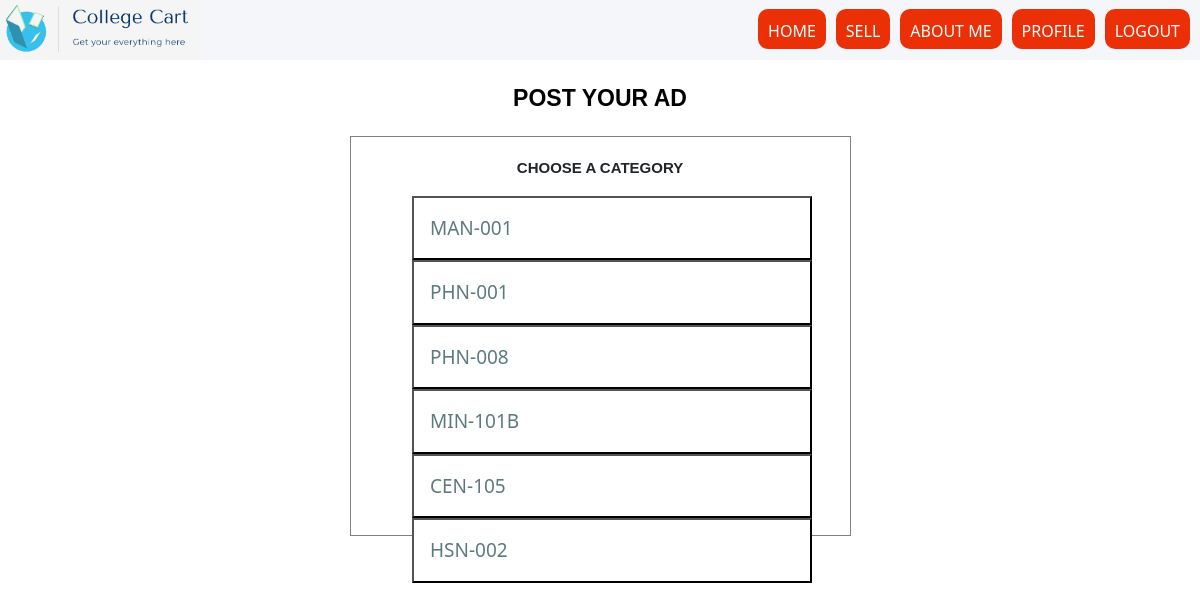
Page /shop/ad/ (signed in) on the earlier database version.
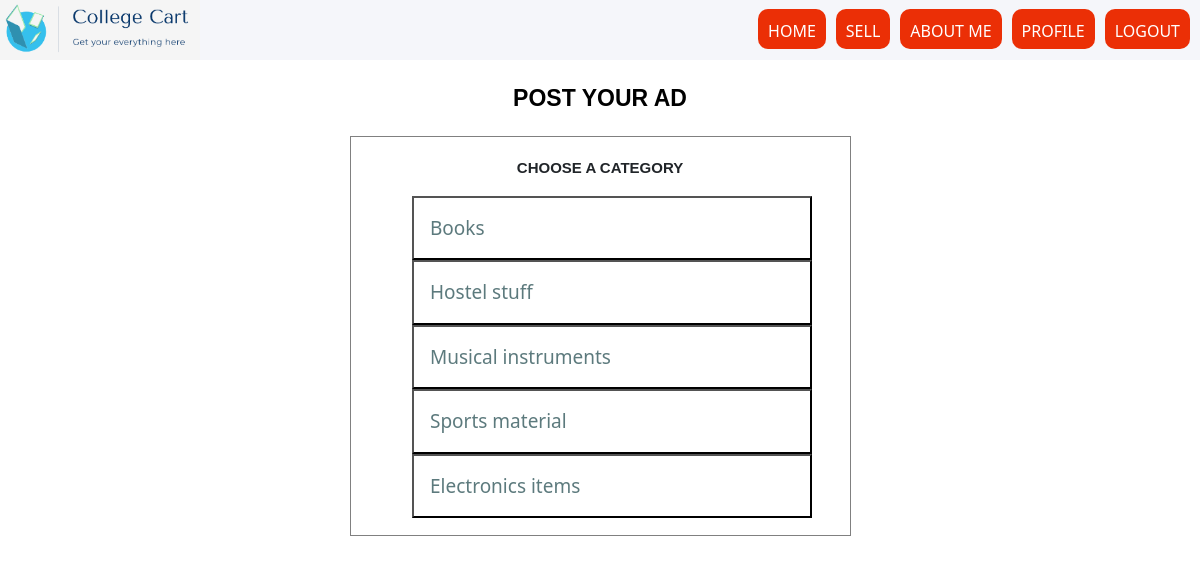
Same page on the later database version.
### shop/models.py (models this page shows)
class Category(models.Model):
	name=models.CharField(max_length=100)
	def __str__(self):
		return self.name

### shop/views.py (the view)
# urls.py: path('ad/' ,views.adView,name="ad"),
@login_required
def adView(request):
	cat = Category.objects.all()
	sub = {}
	for z in cat:
		sub [(z.id)]=subcategory.objects.filter(category=z)
	print('sub',sub)
	return render(request, 'ad.html',  {'cat' : cat , 'sub': sub})

### shop/context_processors.py (called while the page is built)
def menu_categories(request):
    categories = Category.objects.all()
    return {'menu_categories':categories}

### shop/models.py (called while the page is built)
	def __str__(self):
		return str(self.category)+'-'+str(self.subcategoryname)

### shop/templatetags/keytag.py (called while the page is built)
@register.filter
def lookup(d, key):
	return d[key]

### shop/templates/ad.html (shortened to what this page needs)
{% extends 'index.html' %}
{% load static %}
{% load keytag %}
{% block content %}
<!DOCTYPE html>
<html>
<head>
</head>
<body>
	<div id="container1" style="background-color:#f5f6fa;">
		<div class="headline" style="display: flex; flex-direction: row; justify-content: space-between;">
		<div class="image" style="display: flex;"><img src="{% static './logo1.PNG' %}" style="width: 200px; height: 60px;">
		</div>
		<div class="tags" style="display: flex;">
			<div class="icons" style="display: flex; flex-direction: row; justify-content: space-around;">
				<div class="small1" style="display: flex;"><button class="button" style="border: none; padding: 10px; margin-right: 10px; height: 40px; margin-top: 9px; border-radius: 10px; color: white;"><a href="{% url 'index' %}" style="text-decoration: none; color: white;">HOME</a></button></div>
				<div class="small2" style="display: flex;"><button class="button" style="border: none; padding: 10px; margin-right: 10px; height: 40px; margin-top: 9px; border-radius: 10px; color: white;"><a href="{% url 'ad' %}" style="text-decoration: none; color: white;">SELL</a></button></div>
				<div class="small3" style="display: flex;"><button class="button" style="border: none; padding: 10px; margin-right: 10px; height: 40px; margin-top: 9px; border-radius: 10px; color: white;"><a href="{% url 'about' %}" style="text-decoration: none; color: white;">ABOUT ME</a></button></div>
				<div class="small4" style="display: flex;"><button class="button" style="border: none; padding: 10px; margin-right: 10px; height: 40px; margin-top: 9px; border-radius: 10px; color: white;"><a href="{% url 'profile' %}" style="text-decoration: none; color: white;">PROFILE</a></button></div>
				<div class="small5" style="display: flex;"><button class="button" style="border: none; padding: 10px; margin-right: 10px; height: 40px; margin-top: 9px; border-radius: 10px; color: white;"><a href="{% url 'logout' %}" style="text-decoration: none; color: white;">LOGOUT</a></button></div>
		</div>
		</div>
		</div>
	</div>
	<center>
	<p style="font-size: 23px;font-family:sans-serif;line-height: 1.15;color: black; text-align: center;  margin-top: 25px;"><b>POST YOUR AD</b></p>
	<div class="container" style="height: 400px; width: 501px; border: 1px solid gray; margin-top: 25px;">
		<p style="text-align: center; font-size: 15px; font-family: sans-serif; margin-top: 20px;;"><b>CHOOSE A CATEGORY</b></p>
		<div class="names" style="height: 400px; width: 499px; border: 0px solid gray;">
			{% for x in cat %}
			<div class="dropdown">
  				<button class="dropbtn">{{x.name}}</button>
			</div>
			{% endfor %}
		</div>
	</div>
	</center>
</body>
</html>
{% endblock %}

Differences in the rows shown:
removed Category: name "MAN-001"
removed Category: name "PHN-001"
removed Category: name "PHN-008"
removed Category: name "MIN-101B"
removed Category: name "CEN-105"
removed Category: name "HSN-002"
added Category: name "Books"
added Category: name "Hostel stuff"
added Category: name "Musical instruments"
added Category: name "Sports material"
added Category: name "Electronics items"
